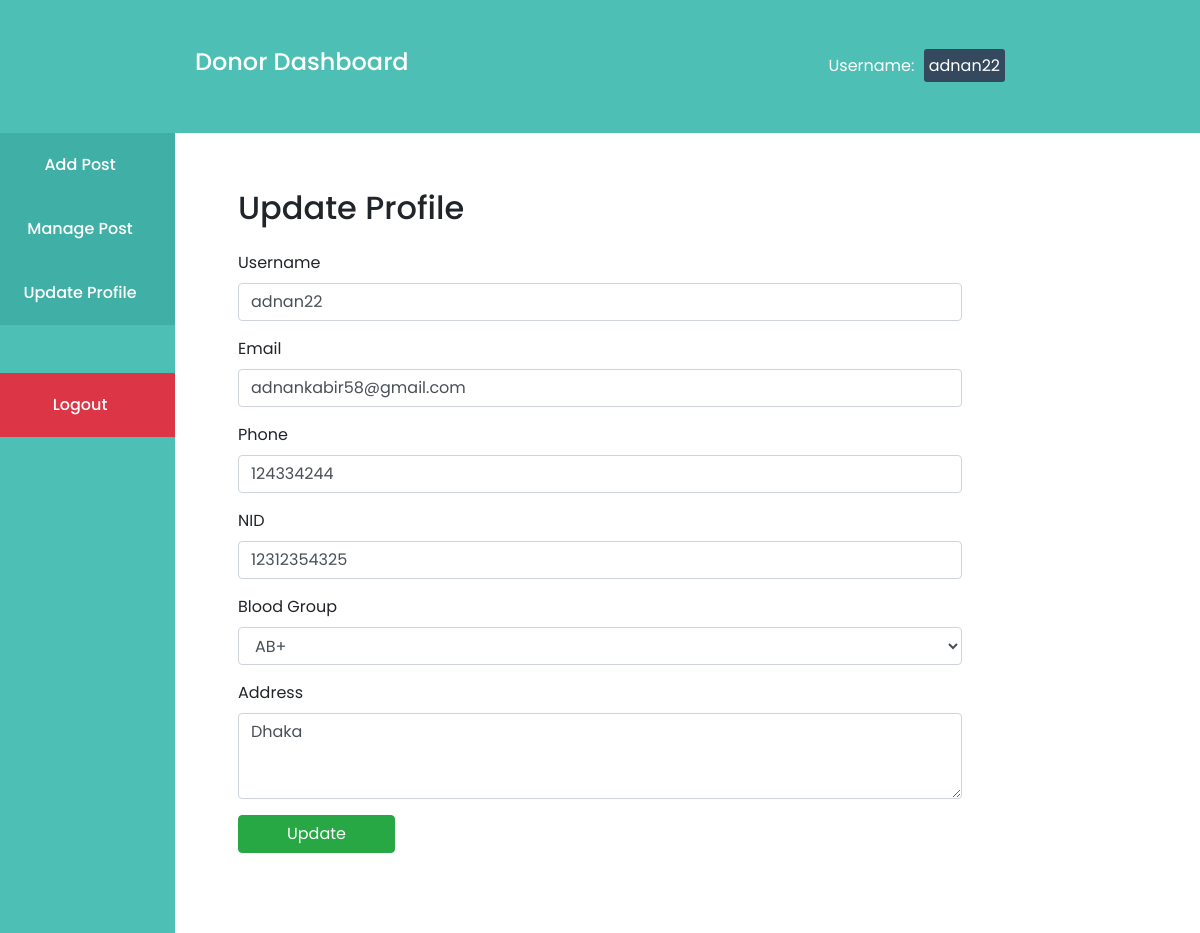
/donor_update_profile.php (signed in), run on the app's committed database.
### tables this page shows
CREATE TABLE `register` (
  `id` int(11) NOT NULL,
  `username` varchar(30) NOT NULL,
  `email` varchar(100) NOT NULL,
  `phone` varchar(11) NOT NULL,
  `nid` varchar(200) NOT NULL,
  `user_type` varchar(30) NOT NULL,
  `blood_group` varchar(10) NOT NULL,
  `password` varchar(100) NOT NULL,
  `address` text NOT NULL
);

### donor_update_profile.php (the view, shortened to what this page needs)
<?php
require "includes/header.php";
?>
<?php
require "dashboard_content/donor_dashboard_header.php";
?>
<div class="container_fluid">
    <div class="row">
        <?php
        require "dashboard_content/donor_dashboard_menu.php";
        ?>
        <div class="col-md-8 p-5">
            <div class="dashboard-content">
                <div class="reg-form pt-2">
                    <h2 class="mb-4">Update Profile</h2>
                    <?php
                    require 'includes/db.php';
                    $active = $_SESSION['username'];
                    $query = "SELECT * FROM `register` WHERE `username` = '$active'";
                    $result = mysqli_query($conn, $query) or die('Query Unsuccessful');
                    if (mysqli_num_rows($result) > 0) {
                        while ($row = mysqli_fetch_assoc($result)) {
                    ?>
                            <form action="donor_update_profile_code.php" method="post">
                                <div class="form-group">
                                    <label>Username</label>
                                    <input type="text" class="form-control" name="username" value="<?php echo $row['username'] ?>">
                                </div>
                                <div class="form-group">
                                    <label>Email</label>
                                    <input type="text" class="form-control" name="email" value="<?php echo $row['email'] ?>">
                                </div>
                                <div class="form-group">
                                    <label>Phone</label>
                                    <input type="text" class="form-control" name="phone" value="<?php echo $row['phone'] ?>">
                                </div>
                                <div class="form-group">
                                    <label>NID</label>
                                    <input type="text" class="form-control" name="nid" value="<?php echo $row['nid'] ?>">
                                </div>
                                <div class="form-group">
                                    <label>Blood Group</label>
                                    <select class="form-control" name="blood_group">
                                        <option hidden><?php echo $row['blood_group'] ?></option>
                                    </select>
                                </div>
                                <div class="form-group">
                                    <label>Address</label>
                                    <textarea class="form-control" rows="3" name="location"><?=$row['address'] ?></textarea>
                                </div>
                                <button type="submit" class="btn btn-success px-5">Update</button>
                            </form>
                    <?php
                        }
                    }
                    ?>
                </div>
            </div>
        </div>
    </div>
</div>
<?php
require "includes/footer.php";
?>

### includes/style.css (style rules this page uses)
:root { --primary: #4DBFB5; }
* { margin: 0; padding: 0; list-style: none; }
body { font-family: 'Poppins', sans-serif; overflow-x: hidden; }
.row>[class*=col-] { display: flex; flex-direction: column; flex-grow: 1; }

### data on the page
register: username "adnan22", email "adnankabir58@gmail.com", phone "124334244", nid "12312354325", blood_group "AB+", location "Dhaka"

### other printed values
$_SESSION['username'] "adnan22"
